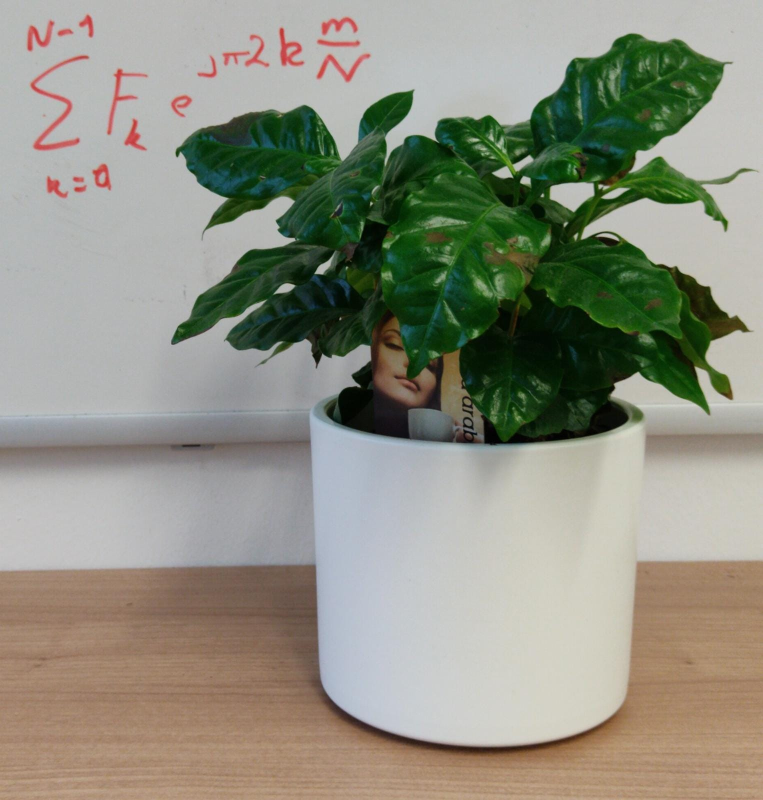
#> input picture data/flower.jpeg, 1526 x 1600 px (shown at 1/2 size)
$ python l_a.py
#> lines starting #> are read from the running program, lines starting #| are printed output that depends on the picture
import numpy as np
import cv2

# Hiermit kann die Methode für die Berechnung ausgewählt werden
METHOD = "MANUELL"  # OpenCV, MANUELL

# Einlesen des Bildes
filepath = "../../data/flower.jpeg"
img = cv2.imread(filepath)
#> img is the input picture: shape (1600, 1526, 3); mean B, G, R 129, 143.6, 142.8

h, w, c = img.shape
#> h = 1600; w = 1526; c = 3
print("Originale Breite:", w)
#| Originale Breite: 1526
print("Originale Höhe:", h)
#| Originale Höhe: 1600

scales = [4, 8, 13.5]
images = []

for scale in scales:
    new_w, new_h = round(w / scale), round(h / scale)

    if METHOD == "OpenCV":
        new_image = cv2.resize(img, (new_w, new_h))
        # Frage 1: Welche Interpolations-Methode wird hier verwendet?

    elif METHOD == "MANUELL":
        new_image = np.zeros((new_h, new_w, c), dtype=np.uint8)
        for x in range(new_w):
            for y in range(new_h):
                x_projected, y_projected = min(w - 1, round(x * scale)), min(h - 1, round(y * scale))
                new_image[y, x] = img[y_projected, x_projected]
                # Frage 1: Welche Interpolations-Methode wird hier verwendet?
                # Frage 2: Welches Mapping wird hier verwendet (For- oder Backwardmapping)?

    else:
        raise Exception("Da ist wohl ein Fehler unterlaufen!")

    images.append(new_image)
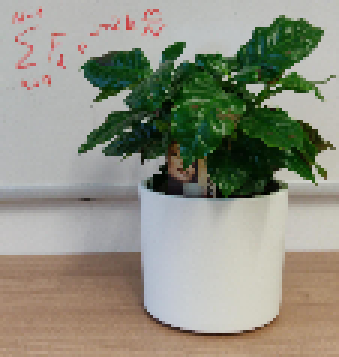
#> new_image: shape (119, 113, 3) (shown 3 times larger); mean B, G, R 129.2, 143.7, 142.9
#> after the loop, images = 3 items

# Bilder darstellen
show_w, show_h = 1200, 1200
img = cv2.resize(img, (show_w, show_h))
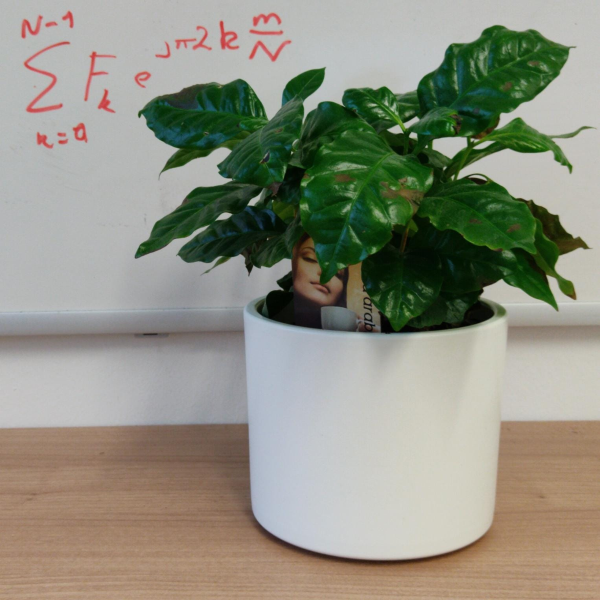
#> img: shape (1200, 1200, 3) (shown at 1/2 size); mean B, G, R 128.9, 143.6, 142.7
cv2.imshow("Original", img)
for scale, image in zip(scales, images):
    image = cv2.resize(image, (show_w, show_h))
    cv2.imshow("Scale %s" % scale, image)
#> this loop made 3 passes
#> scale on passes 1 to 3: 4, 8, 13.5
#> pass 2, `image = cv2.resize(image, (show_w, show_h))`:
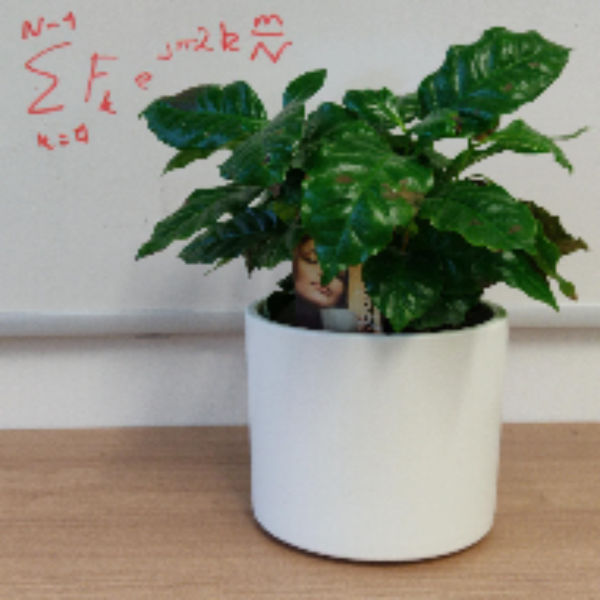
#> image: shape (1200, 1200, 3) (shown at 1/2 size); mean of channels 0, 1, 2 129.1, 143.6, 142.8; drawn as B, G, R
#> pass 3, `image = cv2.resize(image, (show_w, show_h))`:
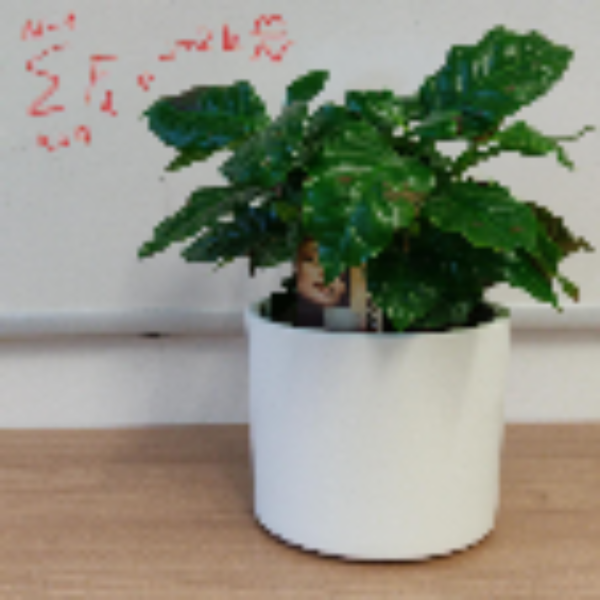
#> image: shape (1200, 1200, 3) (shown at 1/2 size); mean of channels 0, 1, 2 129.1, 143.6, 142.7; drawn as B, G, R
cv2.waitKey(0)
